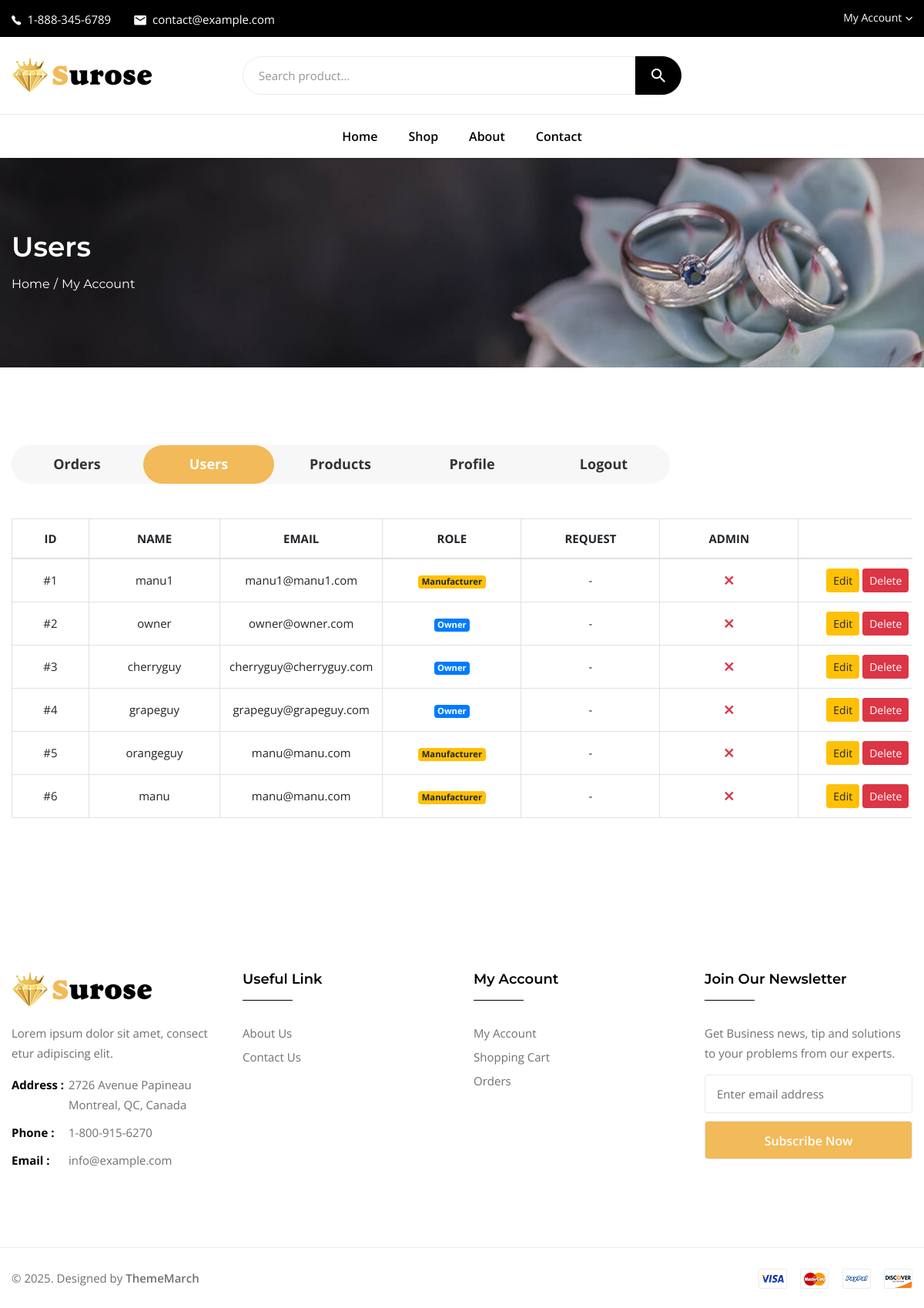
Page /account/users/ (signed in) on the committed database.
### core/models.py (models this page shows, shortened)
class User(AbstractUser):
    USER_ROLES = (
        ('manufacturer', 'Manufacturer'),
        ('owner', 'Owner'),
    )
    role = models.CharField(max_length=255, choices=USER_ROLES, default='owner', null=True, blank=True)
    stripe_id = models.CharField(max_length=255, null=True, blank=True)
    rooms = models.ManyToManyField('ChatRoom')
    @property
    def is_owner(self):
        return self.role == 'owner'
    @property
    def is_manufacturer(self):
        return self.role == 'manufacturer'

### core/decorators.py (the view)
    def wrapper(request, *args, **kwargs):
        if not request.user.is_superuser:
            return redirect('core:home')
        return view_func(request, *args, **kwargs)

### core/context_processors.py (called while the page is built)
def cart(request):
    if request.user.is_authenticated:
        carts = ProductCart.objects.filter(user=request.user, order=None)
    else:
        carts = []
    return {'global_carts': {
        'count': len(carts),
    }}

### core/views.py (called while the page is built)
@login_required
@only_admin
def account_user_list(request):
    context = {
        'users': User.objects.exclude(id=request.user.id).order_by('-date_joined'),
    }
    return render(request, 'account/user/list.html', context=context)

### core/templates/account/user/list.html (shortened to what this page needs)
{% extends 'base.html' %}
{% load static %}
{% block content %}
<div class="tm-breadcrumb-area tm-padding-section bg-grey" data-bgimage="{% static 'assets/images/breadcrumb-bg.jpg' %}">
    <div class="container">
        <div class="tm-breadcrumb">
            <h2>Users</h2>
            <ul>
                <li><a href="index.html">Home</a></li>
                <li>My Account</li>
            </ul>
        </div>
    </div>
</div>
<main class="page-content">
    <div class="tm-section tm-my-account-area bg-white tm-padding-section">
        <div class="container">
            <div class="tm-myaccount">
                {% include 'account/menu.html' %}
                <div>
                    <div class="tm-myaccount-orders">
                        <div class="table-responsive">
                            <table class="table table-bordered mb-0">
                                <thead>
                                    <tr>
                                        <th class="tm-myaccount-orders-col-id">ID</th>
                                        <th class="tm-myaccount-orders-col-date">NAME</th>
                                        <th class="tm-myaccount-orders-col-status">EMAIL</th>
                                        <th class="tm-myaccount-orders-col-total">ROLE</th>
                                        <th class="tm-myaccount-orders-col-total">REQUEST</th>
                                        <th class="tm-myaccount-orders-col-total">ADMIN</th>
                                        <th class="tm-myaccount-orders-col-total"></th>
                                    </tr>
                                </thead>
                                <tbody>
                                    {% for user_item in users %}
                                    <tr>
                                        <td>#{{ forloop.counter }}</td>
                                        <td>{{ user_item.get_username }}</td>
                                        <td>{{ user_item.email }}</td>
                                        <td>
                                            {% if user_item.role == 'owner' %}
                                                <span class="badge badge-primary">{{ user_item.get_role_display }}</span>
                                            {% else %}
                                                <span class="badge badge-warning">{{ user_item.get_role_display }}</span>
                                            {% endif %}
                                        </td>
                                        <td>
                                            {% if not user_item.is_active %}
                                                <a href="{% url 'core:account_user_role_edit' user_item.id 'accept' %}" onclick="return confirm('Are you sure to accept this request?')"><i class="ion-checkmark font-weight-bold text-success"></i></a>
                                                <a href="{% url 'core:account_user_role_edit' user_item.id 'reject' %}" onclick="return confirm('Are you sure to reject this request?')"><i class="ion-close font-weight-bold text-danger ml-3"></i></a>
                                            {% else %}
                                                -
                                            {% endif %}
                                        </td>
                                        <td>
                                            {% if user_item.is_superuser %}
                                            <i class="ion-checkmark font-weight-bold text-success"></i>
                                            {% else %}
                                            <i class="ion-close font-weight-bold text-danger"></i>
                                            {% endif %}
                                        </td>
                                        <td>
                                            <a href="{% url 'core:account_user_edit' user_item.id %}" class="btn btn-sm btn-warning">Edit</a>
                                            <a href="{% url 'core:account_user_delete' user_item.id %}" class="btn btn-sm btn-danger" onclick="return confirm('Are you sure to delete {{ user_item.get_username }}?')">Delete</a>
                                        </td>
                                    </tr>
                                    {% empty %}
                                    <tr>
                                        <td colspan="5" class="text-center">No users</td>
                                    </tr>
                                    {% endfor %}
                                </tbody>
                            </table>
                        </div>
                    </div>
                </div>
            </div>
        </div>
    </div>
</main>
{% endblock content %}

### templates/base.html (shortened to what this page needs)
{% load static %}
<!DOCTYPE html>
<html lang="zxx">
<head>
    <link rel="stylesheet" href="{% static 'assets/css/vendors/bootstrap.min.css' %}">
    <link rel="stylesheet" href="{% static 'assets/css/vendors/meanmenu.min.css' %}">
    <link rel="stylesheet" href="{% static 'assets/css/vendors/slick.css' %}">
    <link rel="stylesheet" href="{% static 'assets/css/vendors/slick-theme.css' %}">
    <link rel="stylesheet" href="{% static 'assets/css/vendors/ionicons.min.css' %}">
    <link rel="stylesheet" href="{% static 'assets/css/vendors/nice-select.css' %}">
    <link rel="stylesheet" href="{% static 'assets/css/vendors/jquery.fancybox.min.css' %}">
    <link rel="stylesheet" href="{% static 'assets/css/vendors/jquery.nstSlider.min.css' %}">
    <link rel="stylesheet" href="{% static 'assets/css/style.css' %}">
</head>
<body>
    <div id="wrapper" class="wrapper">
        <div class="tm-header tm-header-sticky">
            <div class="tm-header-toparea bg-black">
                <div class="container">
                    <div class="row align-items-center">
                        <div class="col-lg-8 col-12">
                            <ul class="tm-header-info">
                                <li><a href="tel:18883456789"><i class="ion-ios-telephone"></i>1-888-345-6789</a></li>
                                <li><a href="mailto:contact@example.com"><i
                                            class="ion-android-mail"></i>contact@example.com</a></li>
                            </ul>
                        </div>
                        <div class="col-lg-4 col-12">
                            <div class="tm-header-options">
                                <div class="tm-dropdown tm-header-links">
                                    <button>My Account</button>
                                </div>
                            </div>
                        </div>
                    </div>
                </div>
            </div>
            <div class="tm-header-middlearea bg-white">
                <div class="container">
                    <div class="row align-items-center">
                        <div class="col-lg-3 col-6 order-1 order-lg-1">
                            <a href="{% url 'core:home' %}" class="tm-header-logo">
                                <img src="{% static 'assets/images/logo.png' %}" alt="surose">
                            </a>
                        </div>
                        <div class="col-lg-6 col-12 order-3 order-lg-2">
                            <form class="tm-header-search" action="{% url 'core:products' %}">
                                <input type="text" name="search" placeholder="Search product..." value="{{ request.GET.search }}">
                                <button><i class="ion-android-search"></i></button>
                            </form>
                        </div>
                    </div>
                </div>
            </div>
            <div class="tm-header-bottomarea bg-white">
                <div class="container">
                    <nav class="tm-header-nav">
                        <ul>
                            <li><a href="{% url 'core:home' %}">Home</a></li>
                            <li><a href="{% url 'core:products' %}">Shop</a></li>
                            <li><a href="{% url 'core:about' %}">About</a></li>
                            <li><a href="{% url 'core:contact' %}">Contact</a></li>
                        </ul>
                    </nav>
                </div>
            </div>
        </div>
        {% block content %}
        {% endblock content %}
        <div class="tm-footer">
            <div class="tm-footer-toparea tm-padding-section">
                <div class="container">
                    <div class="widgets widgets-footer row">
                        <div class="col-lg-3 col-md-6 col-12">
                            <div class="single-widget widget-info">
                                <a class="widget-info-logo" href="index.html"><img src="{% static 'assets/images/logo.png' %}"
                                        alt="logo"></a>
                                <p>Lorem ipsum dolor sit amet, consect etur adipiscing elit.</p>
                                <ul>
                                    <li><b>Address :</b>2726 Avenue Papineau Montreal, QC, Canada</li>
                                    <li><b>Phone :</b><a href="tel:+18009156270">1-800-915-6270</a></li>
                                    <li><b>Email :</b><a href="mailto:info@example.com">info@example.com</a></li>
                                </ul>
                            </div>
                        </div>
                        <div class="col-lg-3 col-md-6 col-12">
                            <div class="single-widget widget-quicklinks">
                                <h6 class="widget-title">Useful Link</h6>
                                <ul>
                                    <li><a href="{% url 'core:about' %}">About Us</a></li>
                                    <li><a href="{% url 'core:contact' %}">Contact Us</a></li>
                                </ul>
                            </div>
                        </div>
                        <div class="col-lg-3 col-md-6 col-12">
                            <div class="single-widget widget-quicklinks">
                                <h6 class="widget-title">My Account</h6>
                                {% if user.is_authenticated %}
                                <ul>
                                    <li><a href="{% url 'core:account_profile' %}">My Account</a></li>
                                    <li><a href="{% url 'core:product_cart' %}">Shopping Cart</a></li>
                                    <li><a href="{% url 'core:account_order_list' %}">Orders</a></li>
                                </ul>
                                {% else %}
                                <ul>
                                    <li><a href="{% url 'core:login_register' %}">Login/Register</a></li>
                                </ul>
                                {% endif %}
                            </div>
                        </div>
                        <div class="col-lg-3 col-md-6 col-12">
                            <div class="single-widget widget-newsletter">
                                <h6 class="widget-title">Join Our Newsletter</h6>
                                <p>Get Business news, tip and solutions to
                                    your problems from our experts.</p>
                                <form id="tm-mailchimp-form" class="widget-newsletter-form">
                                    <input id="mc-email" type="text" placeholder="Enter email address">
                                    <button id="mc-submit" type="submit" class="tm-button">Subscribe Now
                                        <b></b></button>
                                </form>
                            </div>
                        </div>
                    </div>
                </div>
            </div>
            <div class="tm-footer-bottomarea">
                <div class="container">
                    <div class="row align-items-center">
                        <div class="col-md-7">
                            <p class="tm-footer-copyright">©
                                {% now 'Y' %}. Designed by <a href="https://thememarch.com">ThemeMarch</a></p>
                        </div>
                        <div class="col-md-5">
                            <div class="tm-footer-payment">
                                <img src="{% static 'assets/images/payment-methods.png' %}" alt="payment methods">
                            </div>
                        </div>
                    </div>
                </div>
            </div>
        </div>
    </div>
</body>
</html>

### templates/account/menu.html (shortened to what this page needs)
<ul class="nav tm-tabgroup" id="account" role="tablist">
    <li class="nav-item">
        <a class="nav-link {% if 'core:account_order_' in request.resolver_match.view_name %}active{% endif %}" href="{% url 'core:account_order_list' %}">Orders</a>
    </li>
    {% if user.is_superuser %}
    <li class="nav-item">
        <a class="nav-link {% if 'core:account_user_' in request.resolver_match.view_name %}active{% endif %}" href="{% url 'core:account_user_list' %}">Users</a>
    </li>
    {% endif %}
    {% if user.is_superuser or user.is_manufacturer %}
    <li class="nav-item">
        <a class="nav-link {% if 'core:account_product_' in request.resolver_match.view_name %}active{% endif %}" href="{% url 'core:account_product_list' %}">Products</a>
    </li>
    {% endif %}
    <li class="nav-item">
        <a class="nav-link {% if request.resolver_match.view_name == 'core:account_profile' %}active{% endif %}" href="{% url 'core:account_profile' %}">Profile</a>
    </li>
    <li class="nav-item">
        <a class="nav-link" href="{% url 'core:auth_logout' %}">Logout</a>
    </li>
</ul>

### rows in the picture
User: get_username "manu1", email "manu1@manu1.com", role "Manufacturer", is_superuser False (drawn)
User: get_username "owner", email "owner@owner.com", role "Owner", is_superuser False (drawn)
User: get_username "cherryguy", email "cherryguy@cherryguy.com", role "Owner", is_superuser False (drawn)
User: get_username "grapeguy", email "grapeguy@grapeguy.com", role "Owner", is_superuser False (drawn)
User: get_username "orangeguy", email "manu@manu.com", role "Manufacturer", is_superuser False (drawn)
User: get_username "manu", email "manu@manu.com", role "Manufacturer", is_superuser False (drawn)
